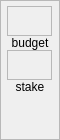
                  <widget class="QFrame" name="frame_seat1_budget">
                   <property name="minimumSize">
                    <size>
                     <width>60</width>
                     <height>140</height>
                    </size>
                   </property>
                   <property name="maximumSize">
                    <size>
                     <width>60</width>
                     <height>16777215</height>
                    </size>
                   </property>
                   <property name="styleSheet">
                    <string notr="true"/>
                   </property>
                   <property name="frameShape">
                    <enum>QFrame::Shape::StyledPanel</enum>
                   </property>
                   <property name="frameShadow">
                    <enum>QFrame::Shadow::Raised</enum>
                   </property>
                   <layout class="QVBoxLayout" name="verticalLayout_11">
                    <property name="spacing">
                     <number>0</number>
                    </property>
                    <property name="leftMargin">
                     <number>0</number>
                    </property>
                    <property name="topMargin">
                     <number>5</number>
                    </property>
                    <property name="rightMargin">
                     <number>0</number>
                    </property>
                    <property name="bottomMargin">
                     <number>0</number>
                    </property>
                    <item alignment="Qt::AlignmentFlag::AlignHCenter">
                     <widget class="QFrame" name="frame_seat1_budget_amount">
                      <property name="minimumSize">
                       <size>
                        <width>45</width>
                        <height>30</height>
                       </size>
                      </property>
                      <property name="maximumSize">
                       <size>
                        <width>45</width>
                        <height>30</height>
                       </size>
                      </property>
                      <property name="styleSheet">
                       <string notr="true"/>
                      </property>
                      <property name="frameShape">
                       <enum>QFrame::Shape::StyledPanel</enum>
                      </property>
                      <property name="frameShadow">
                       <enum>QFrame::Shadow::Raised</enum>
                      </property>
                      <layout class="QHBoxLayout" name="horizontalLayout_25">
                       <property name="spacing">
                        <number>0</number>
                       </property>
                       <property name="leftMargin">
                        <number>0</number>
                       </property>
                       <property name="topMargin">
                        <number>0</number>
                       </property>
                       <property name="rightMargin">
                        <number>0</number>
                       </property>
                       <property name="bottomMargin">
                        <number>0</number>
                       </property>
                       <item>
                        <spacer name="frame_seat1_spacer">
                         <property name="orientation">
                          <enum>Qt::Orientation::Horizontal</enum>
                         </property>
                         <property name="sizeHint" stdset="0">
                          <size>
                           <width>40</width>
                           <height>20</height>
                          </size>
                         </property>
                        </spacer>
                       </item>
                       <item>
                        <widget class="QLabel" name="label_seat1_budget_dollar">
                         <property name="minimumSize">
                          <size>
                           <width>0</width>
                           <height>0</height>
                          </size>
                         </property>
                         <property name="maximumSize">
                          <size>
                           <width>15</width>
                           <height>16777215</height>
                          </size>
                         </property>
                         <property name="text">
                          <string/>
                         </property>
                         <property name="scaledContents">
                          <bool>true</bool>
                         </property>
                         <property name="alignment">
                          <set>Qt::AlignmentFlag::AlignCenter</set>
                         </property>
                        </widget>
                       </item>
                       <item>
                        <widget class="QLabel" name="label_seat1_budget_amount">
                         <property name="minimumSize">
                          <size>
                           <width>0</width>
                           <height>0</height>
                          </size>
                         </property>
                         <property name="maximumSize">
                          <size>
                           <width>16777215</width>
                           <height>16777215</height>
                          </size>
                         </property>
                         <property name="layoutDirection">
                          <enum>Qt::LayoutDirection::RightToLeft</enum>
                         </property>
                         <property name="styleSheet">
                          <string notr="true"/>
                         </property>
                         <property name="text">
                          <string>&lt;html&gt;&lt;head/&gt;&lt;body&gt;&lt;p align=&quot;right&quot;&gt;&lt;br/&gt;&lt;/p&gt;&lt;/body&gt;&lt;/html&gt;</string>
                         </property>
                         <property name="scaledContents">
                          <bool>true</bool>
                         </property>
                        </widget>
                       </item>
                       <item>
                        <spacer name="frame_seat1_spacer_2">
                         <property name="orientation">
                          <enum>Qt::Orientation::Horizontal</enum>
                         </property>
                         <property name="sizeHint" stdset="0">
                          <size>
                           <width>40</width>
                           <height>20</height>
                          </size>
                         </property>
                        </spacer>
                       </item>
                      </layout>
                     </widget>
                    </item>
                    <item alignment="Qt::AlignmentFlag::AlignHCenter">
                     <widget class="QLabel" name="label_seat1_budget_text">
                      <property name="minimumSize">
                       <size>
                        <width>50</width>
                        <height>0</height>
                       </size>
                      </property>
                      <property name="maximumSize">
                       <size>
                        <width>50</width>
                        <height>16777215</height>
                       </size>
                      </property>
                      <property name="styleSheet">
                       <string notr="true">#label_stand{
	font: 13pt &quot;Forte&quot;;
	color: rgba(255,255,255,150);
	background-color: transparent;
}</string>
                      </property>
                      <property name="text">
                       <string>budget</string>
                      </property>
                      <property name="alignment">
                       <set>Qt::AlignmentFlag::AlignCenter</set>
                      </property>
                     </widget>
                    </item>
                    <item alignment="Qt::AlignmentFlag::AlignHCenter">
                     <widget class="QFrame" name="frame_seat1_stake_amount">
                      <property name="minimumSize">
                       <size>
                        <width>45</width>
                        <height>30</height>
                       </size>
                      </property>
                      <property name="maximumSize">
                       <size>
                        <width>45</width>
                        <height>30</height>
                       </size>
                      </property>
                      <property name="styleSheet">
                       <string notr="true"/>
                      </property>
                      <property name="frameShape">
                       <enum>QFrame::Shape::StyledPanel</enum>
                      </property>
                      <property name="frameShadow">
                       <enum>QFrame::Shadow::Raised</enum>
                      </property>
                      <layout class="QHBoxLayout" name="horizontalLayout_43">
                       <property name="spacing">
                        <number>0</number>
                       </property>
                       <property name="leftMargin">
                        <number>0</number>
                       </property>
                       <property name="topMargin">
                        <number>0</number>
                       </property>
                       <property name="rightMargin">
                        <number>0</number>
                       </property>
                       <property name="bottomMargin">
                        <number>0</number>
                       </property>
                       <item>
                        <spacer name="frame_seat1_spacer_3">
                         <property name="orientation">
                          <enum>Qt::Orientation::Horizontal</enum>
                         </property>
                         <property name="sizeHint" stdset="0">
                          <size>
                           <width>40</width>
                           <height>20</height>
                          </size>
                         </property>
                        </spacer>
                       </item>
                       <item>
                        <widget class="QLabel" name="label_seat1_stake_dollar">
                         <property name="minimumSize">
                          <size>
                           <width>0</width>
                           <height>0</height>
                          </size>
                         </property>
                         <property name="maximumSize">
                          <size>
                           <width>15</width>
                           <height>16777215</height>
                          </size>
                         </property>
                         <property name="text">
                          <string/>
                         </property>
                         <property name="scaledContents">
                          <bool>true</bool>
                         </property>
                         <property name="alignment">
                          <set>Qt::AlignmentFlag::AlignCenter</set>
                         </property>
                        </widget>
                       </item>
                       <item>
                        <widget class="QLabel" name="label_seat1_stake_amount">
                         <property name="minimumSize">
                          <size>
                           <width>0</width>
                           <height>0</height>
                          </size>
                         </property>
                         <property name="maximumSize">
                          <size>
                           <width>16777215</width>
                           <height>16777215</height>
                          </size>
                         </property>
                         <property name="layoutDirection">
                          <enum>Qt::LayoutDirection::RightToLeft</enum>
                         </property>
                         <property name="styleSheet">
                          <string notr="true"/>
                         </property>
                         <property name="text">
                          <string>&lt;html&gt;&lt;head/&gt;&lt;body&gt;&lt;p align=&quot;right&quot;&gt;&lt;br/&gt;&lt;/p&gt;&lt;/body&gt;&lt;/html&gt;</string>
                         </property>
                         <property name="scaledContents">
                          <bool>true</bool>
                         </property>
                        </widget>
                       </item>
                       <item>
                        <spacer name="frame_seat1_spacer_4">
                         <property name="orientation">
                          <enum>Qt::Orientation::Horizontal</enum>
                         </property>
                         <property name="sizeHint" stdset="0">
                          <size>
                           <width>40</width>
                           <height>20</height>
                          </size>
                         </property>
                        </spacer>
                       </item>
                      </layout>
                     </widget>
                    </item>
                    <item alignment="Qt::AlignmentFlag::AlignHCenter|Qt::AlignmentFlag::AlignVCenter">
                     <widget class="QLabel" name="label_seat1_stake_text">
                      <property name="minimumSize">
                       <size>
                        <width>50</width>
                        <height>0</height>
                       </size>
                      </property>
                      <property name="maximumSize">
                       <size>
                        <width>50</width>
                        <height>16777215</height>
                       </size>
                      </property>
                      <property name="styleSheet">
                       <string notr="true">#label_stand{
	font: 13pt &quot;Forte&quot;;
	color: rgba(255,255,255,150);
	background-color: transparent;
}</string>
                      </property>
                      <property name="text">
                       <string>stake</string>
                      </property>
                      <property name="alignment">
                       <set>Qt::AlignmentFlag::AlignCenter</set>
                      </property>
                     </widget>
                    </item>
                    <item>
                     <spacer name="verticalSpacer_3">
                      <property name="orientation">
                       <enum>Qt::Orientation::Vertical</enum>
                      </property>
                      <property name="sizeHint" stdset="0">
                       <size>
                        <width>20</width>
                        <height>40</height>
                       </size>
                      </property>
                     </spacer>
                    </item>
                   </layout>
                  </widget>
